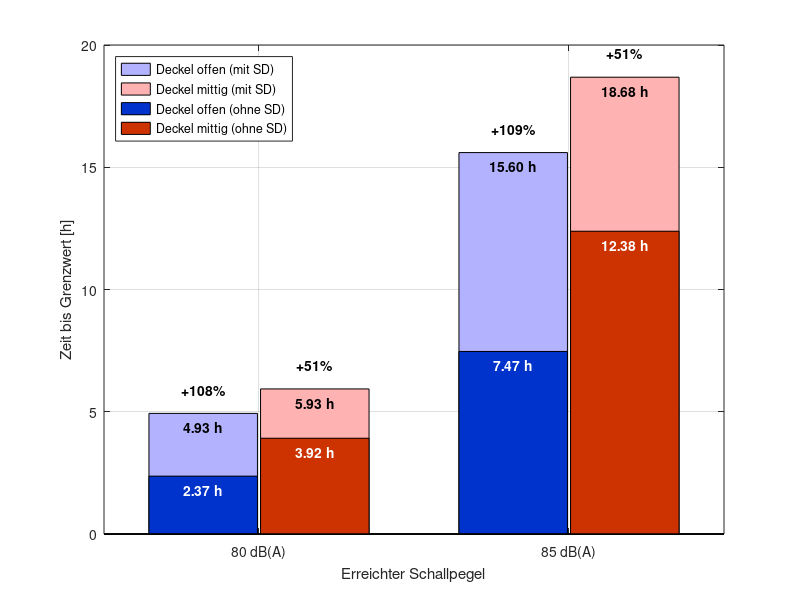

Source code (MATLAB):
%% Daten (in Stunden)

ohne_offen  = [2 + 22/60, 7 + 28/60];
ohne_mittig = [3 + 55/60, 12 + 23/60];

mit_offen   = [4 + 56/60, 15 + 36/60];
mit_mittig  = [5 + 56/60, 18 + 41/60];

%% Prozentuale Verlängerung

plus_offen  = (mit_offen ./ ohne_offen - 1) * 100;
plus_mittig = (mit_mittig ./ ohne_mittig - 1) * 100;

%% X-Positionen

x = [1 2];

offset = 0.18;

figure;
hold on;
grid on;
box on;

%% Balken MIT Schalldämpfung (hinten)

bar(x - offset, mit_offen, ...
    0.35, ...
    'FaceColor', [0.7 0.7 1], ...
    'EdgeColor', 'k');

bar(x + offset, mit_mittig, ...
    0.35, ...
    'FaceColor', [1 0.7 0.7], ...
    'EdgeColor', 'k');

%% Balken OHNE Schalldämpfung (vorne)

bar(x - offset, ohne_offen, ...
    0.35, ...
    'FaceColor', [0 0.2 0.8], ...
    'EdgeColor', 'k');

bar(x + offset, ohne_mittig, ...
    0.35, ...
    'FaceColor', [0.8 0.2 0], ...
    'EdgeColor', 'k');

%% Absolute Werte auf die Balken schreiben

margin = 0.3;   % Abstand vom oberen Rand

for i = 1:2

    % --- OFFEN ---

    % Wert ohne SD
    text( ...
        x(i) - offset, ...
        ohne_offen(i) - margin, ...
        sprintf('%.2f h', ohne_offen(i)), ...
        'HorizontalAlignment', 'center', ...
        'VerticalAlignment', 'top', ...
        'Color', 'w', ...
        'FontWeight', 'bold');

    % Wert mit SD
    text( ...
        x(i) - offset, ...
        mit_offen(i) - margin, ...
        sprintf('%.2f h', mit_offen(i)), ...
        'HorizontalAlignment', 'center', ...
        'VerticalAlignment', 'top', ...
        'FontWeight', 'bold');

    % Prozentlabel knapp unter dem Maximum
    text( ...
        x(i) - offset, ...
        mit_offen(i) + 1.2, ...
        sprintf('+%.0f%%', plus_offen(i)), ...
        'HorizontalAlignment', 'center', ...
        'VerticalAlignment', 'top', ...
        'FontWeight', 'bold');


    % --- MITTIG ---

    % Wert ohne SD
    text( ...
        x(i) + offset, ...
        ohne_mittig(i) - margin, ...
        sprintf('%.2f h', ohne_mittig(i)), ...
        'HorizontalAlignment', 'center', ...
        'VerticalAlignment', 'top', ...
        'Color', 'w', ...
        'FontWeight', 'bold');

    % Wert mit SD
    text( ...
        x(i) + offset, ...
        mit_mittig(i) - margin, ...
        sprintf('%.2f h', mit_mittig(i)), ...
        'HorizontalAlignment', 'center', ...
        'VerticalAlignment', 'top', ...
        'FontWeight', 'bold');

    % Prozentlabel knapp unter dem Maximum
    text( ...
        x(i) + offset, ...
        mit_mittig(i) + 1.2, ...
        sprintf('+%.0f%%', plus_mittig(i)), ...
        'HorizontalAlignment', 'center', ...
        'VerticalAlignment', 'top', ...
        'FontWeight', 'bold');

end

%sprintf('%dh %02dmin',floor(ohne_offen(i)),round(60 * mod(ohne_offen(i),1)))

%% Achsen

xticks(x);
xticklabels({'80 dB(A)', '85 dB(A)'});

xlabel('Erreichter Schallpegel');
ylabel('Zeit bis Grenzwert [h]');

legend( ...
    'Deckel offen (mit SD)', ...
    'Deckel mittig (mit SD)', ...
    'Deckel offen (ohne SD)', ...
    'Deckel mittig (ohne SD)', ...
    'Location', 'northwest');

hold off;
